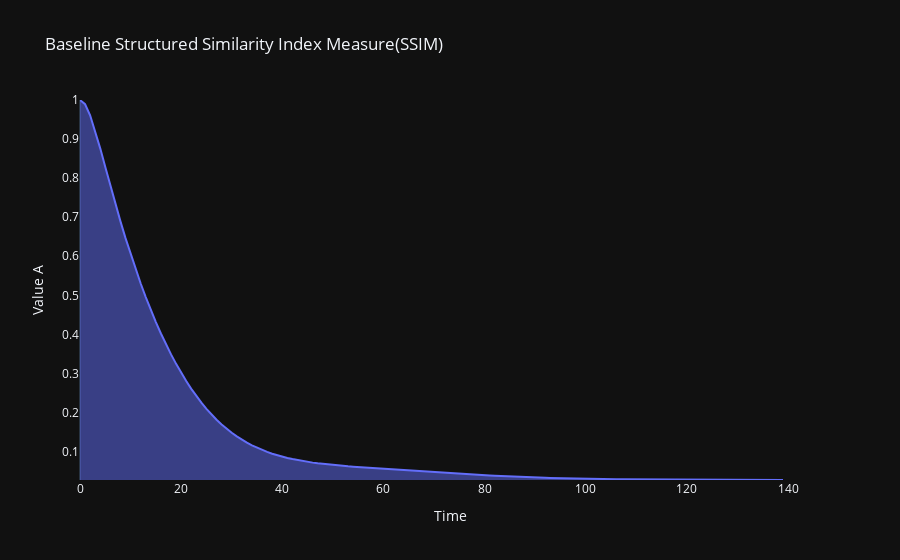

The cell this chart's notebook holds for it:
### Code cell
import plotly.graph_objects as go

fig = go.Figure()
fig.add_trace(go.Scatter(x=chart_data.index, y=chart_data['SSIM'], fill='tozerox',text="Solar Radii , SSIM",hoverinfo='text+x+y')) # fill down to xaxis
fig.update_xaxes(title_text='Time',showgrid=False)
fig.update_yaxes(title_text='Value A',showgrid=False)
fig.update_layout(
    title = "Baseline Structured Similarity Index Measure(SSIM)",template="plotly_dark"
    
)

fig.show()

### Figure 1 — Plotly figure (JSON) as saved in the notebook; plotly's stock layout.template omitted (floating-point values rounded to 4 significant figures; data arrays with more than 128 entries replaced by an {"elided": "..."} marker saying what was removed)
{"data": [{"fill": "tozerox", "hoverinfo": "text+x+y", "text": "Solar Radii , SSIM", "type": "scatter", "x": {"elided": "140 int values"}, "y": {"elided": "140 float values"}}], "layout": {"title": {"text": "Baseline Structured Similarity Index Measure(SSIM)"}, "xaxis": {"showgrid": false, "title": {"text": "Time"}}, "yaxis": {"showgrid": false, "title": {"text": "Value A"}}}}
